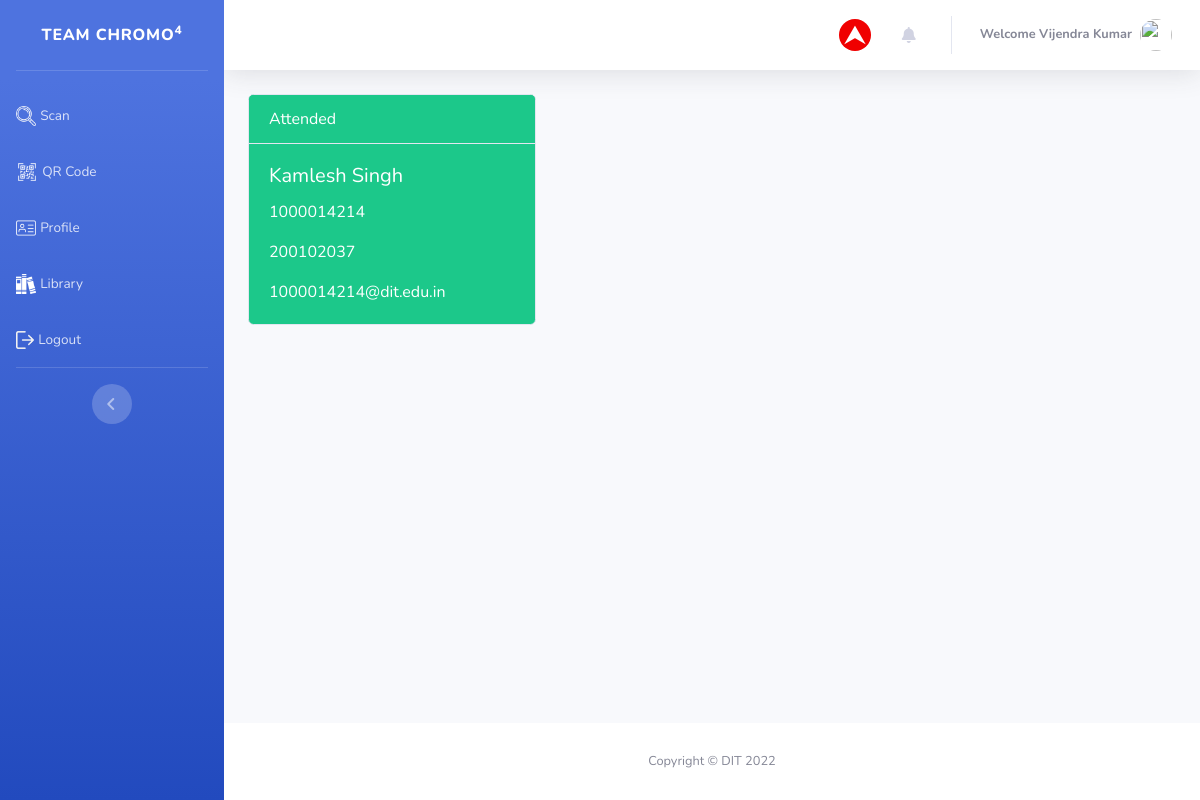
The app's page /end.php?id=54 (signed in) with its own data.
### tables this page shows
CREATE TABLE `student` (
  `id` int(11) NOT NULL,
  `name` varchar(255) NOT NULL,
  `sap_id` int(11) NOT NULL,
  `roll_no` int(11) NOT NULL,
  `password` varchar(255) NOT NULL,
  `course` varchar(233) NOT NULL,
  `branch` varchar(255) NOT NULL,
  `email` varchar(255) NOT NULL,
  `joined` year(4) NOT NULL,
  `phone_no` bigint(20) NOT NULL,
  `status` int(11) NOT NULL,
  `subject1` varchar(122) NOT NULL,
  `subject2` varchar(122) NOT NULL,
  `subject3` varchar(122) NOT NULL,
  `subject4` varchar(233) NOT NULL,
  `subject5` varchar(233) NOT NULL,
  `hit1` int(11) NOT NULL,
  `hit2` int(11) NOT NULL,
  `hit3` int(11) NOT NULL,
  `hit4` int(11) NOT NULL,
  `hit5` int(11) NOT NULL,
  `image` varchar(233) NOT NULL
);

### function.php (called while the page is built, shortened)
<?php
function get_safe_value($str)
{
    global $con;
    if($str!='')
    return mysqli_real_escape_string($con,$str);
}
    ?>

### end.php (the view, shortened to what this page needs)
<?php
  include('header.php');
if(isset($_GET['id']) && $_GET['id']!='')
 {
    $id =get_safe_value($_GET['id']);
    if(mysqli_num_rows(mysqli_query($con,"select name from student where id ='$id' and status='1'"))>0)
    $res =mysqli_query($con,"select email from student where id ='$id' and status='1'");
    $row =mysqli_fetch_assoc($res);
    $email =$row['email'];
    $value =-1;
    if(mysqli_num_rows($sql =mysqli_query($con,"select * from student where email='$email'"))>0)
    {
        $zinc =mysqli_fetch_assoc($sql);
        $value =2;
    }
 }
 ?>
<div class="card text-white bg-success mb-3" style="max-width: 18rem;">
  <div class="bg-success card-header">Attended</div>
  <div class="card-body">
    <h5 class="card-title"><?php echo $zinc['name'] ?></h5>
    <?php if($value==2) {?>
    <p class="card-text"><?php echo $zinc['sap_id'] ?></p>
    <p class="card-text"><?php echo $zinc['roll_no'] ?></p>
    <?php } ?>
    <p class="card-text"><?php echo $email ?></p>
  </div>
</div>
</div>
</div>
  <?php
  include('footer.php')
?>

### css/time_table.css (style rules this page uses)
body { margin-top:20px; }

### records on screen
student: name "Kamlesh Singh", sap "1000014214", roll_no "200102037", email "1000014214@dit.edu.in"

### other values on screen
$_SESSION['QR_USER_NAME'] "Vijendra Kumar"
